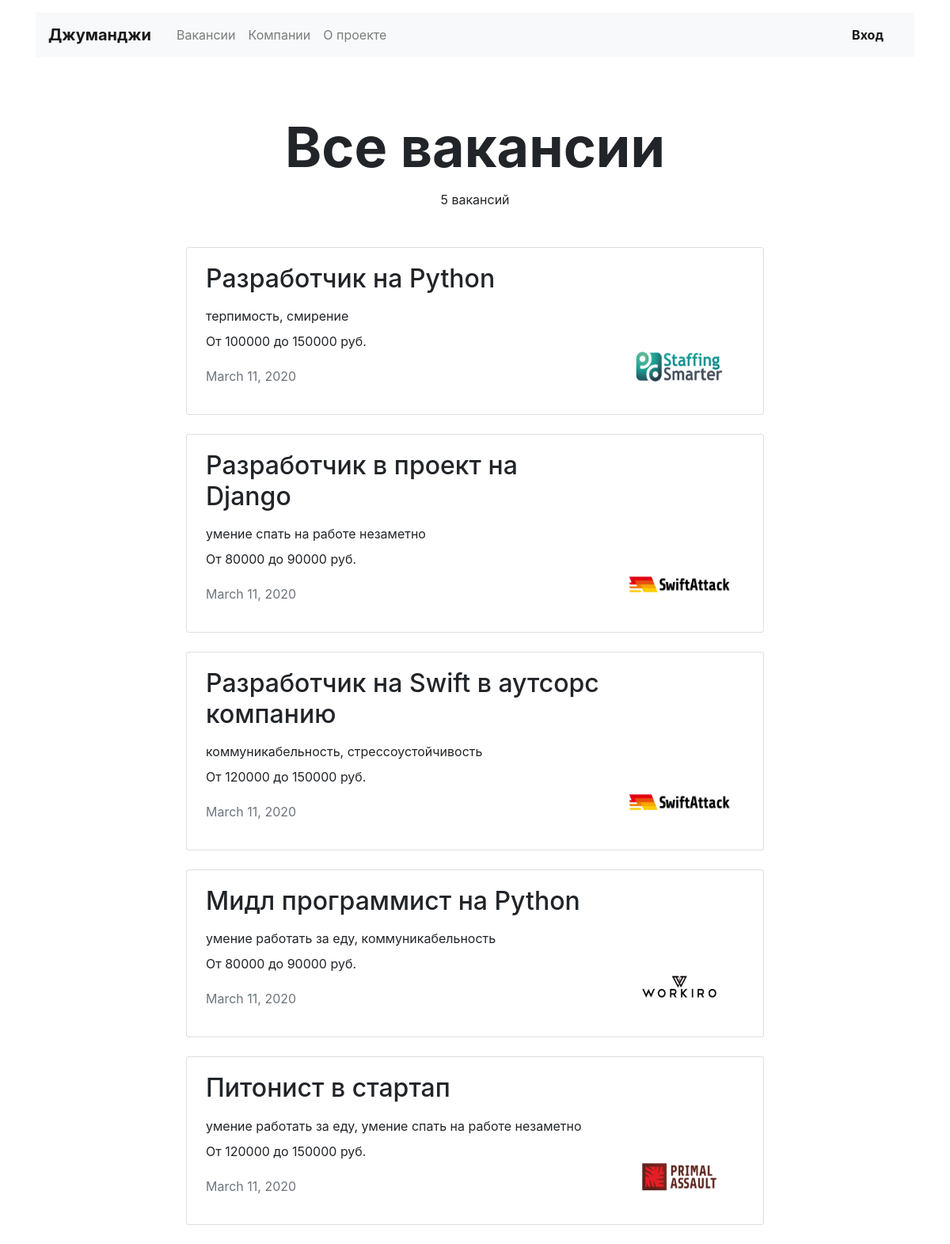
Page /vacancies/ on the committed database.
### recruiting/models.py (models this page shows, shortened)
class Vacancy(models.Model):
    title = models.CharField(max_length=100)
    specialty = models.ForeignKey(Specialty, on_delete=models.CASCADE, related_name='vacancies')
    company = models.ForeignKey(Company, on_delete=models.CASCADE, related_name='vacancies')
    skills = models.CharField(max_length=150)
    description = models.CharField(max_length=400)
    salary_min = models.IntegerField()
    salary_max = models.IntegerField()
    published_at = models.DateField()

class Company(models.Model):
    name = models.CharField(max_length=100)
    location = models.CharField(max_length=100)
    logo = models.ImageField(upload_to=MEDIA_COMPANY_IMAGE_DIR)
    description = models.CharField(max_length=400)
    employee_count = models.IntegerField()
    owner = models.OneToOneField(get_user_model(), on_delete=models.CASCADE)

### recruiting/views.py (the view)
# urls.py: path('vacancies/', views.VacanciesView.as_view(), name='vacancies'),
class VacanciesView(View):
    def get(self, request):
        vacancies = models.Vacancy.objects.all()
        return render(request, 'recruiting/vacancies.html', context={
            'vacancies': vacancies,
            'title': 'Вакансии | ',
            'specialty_title': 'Все вакансии',
            'vacancies_count': vacancies.count()
        })

### recruiting/templates/recruiting/vacancies.html
{% extends 'recruiting/base.html' %}
{% block container %}
    <main class="container mt-3">
        <section>
            <h1 class="h1 text-center mx-auto mt-4 pt-5" style="font-size: 70px;"><strong>{{ specialty_title }}</strong></h1>
            <p class="text-center pt-1">{{ vacancies_count }} вакансий</p>
            <div class="row mt-5">
                <div class="col-12 col-lg-8 offset-lg-2 m-auto">
                    {% for vacancy in vacancies %}
                    <div class="card mb-4">
                        <div class="card-body px-4">
                            <div class="row">
                                <div class="col-12 col-md-8 col-lg-9">
                                    <h2 class="h2 pb-2">{{ vacancy.title }}</h2>
                                    <p class="mb-2">{{ vacancy.skills }}</p>
                                    <p>От {{ vacancy.salary_min }} до {{ vacancy.salary_max }} руб.</p>
                                    <p class="text-muted pt-1">{{ vacancy.published_at }}</p>
                                </div>
                                <div class="col-12 col-md-4 col-lg-3 d-flex align-items-end">
                                    <a href={% url 'vacancy' vacancy_id=vacancy.id %}><img src="{{ vacancy.company.logo.url }}" width="130" height="80" alt=""></a>
                                </div>
                            </div>
                        </div>
                    </div>
                    {% endfor %}
                </div>
            </div>
        </section>
    </main>
{% endblock %}

### rows in the picture
Vacancy: title "Разработчик на Python", skills "терпимость, смирение", salary_min "100000", salary_max "150000", published_at "March 11, 2020", company.logo (picture)
Vacancy: title "Разработчик в проект на Django", skills "умение спать на работе незаметно", salary_min "80000", salary_max "90000", published_at "March 11, 2020", company.logo (picture)
Vacancy: title "Разработчик на Swift в аутсорс компанию", skills "коммуникабельность, стрессоустойчивость", salary_min "120000", salary_max "150000", published_at "March 11, 2020", company.logo (picture)
Vacancy: title "Мидл программист на Python", skills "умение работать за еду, коммуникабельность", salary_min "80000", salary_max "90000", published_at "March 11, 2020", company.logo (picture)
Vacancy: title "Питонист в стартап", skills "умение работать за еду, умение спать на работе незаметно", salary_min "120000", salary_max "150000", published_at "March 11, 2020", company.logo (picture)

### other values in the picture
{{ specialty_title }} "Все вакансии"
{{ vacancies_count }} "5"
